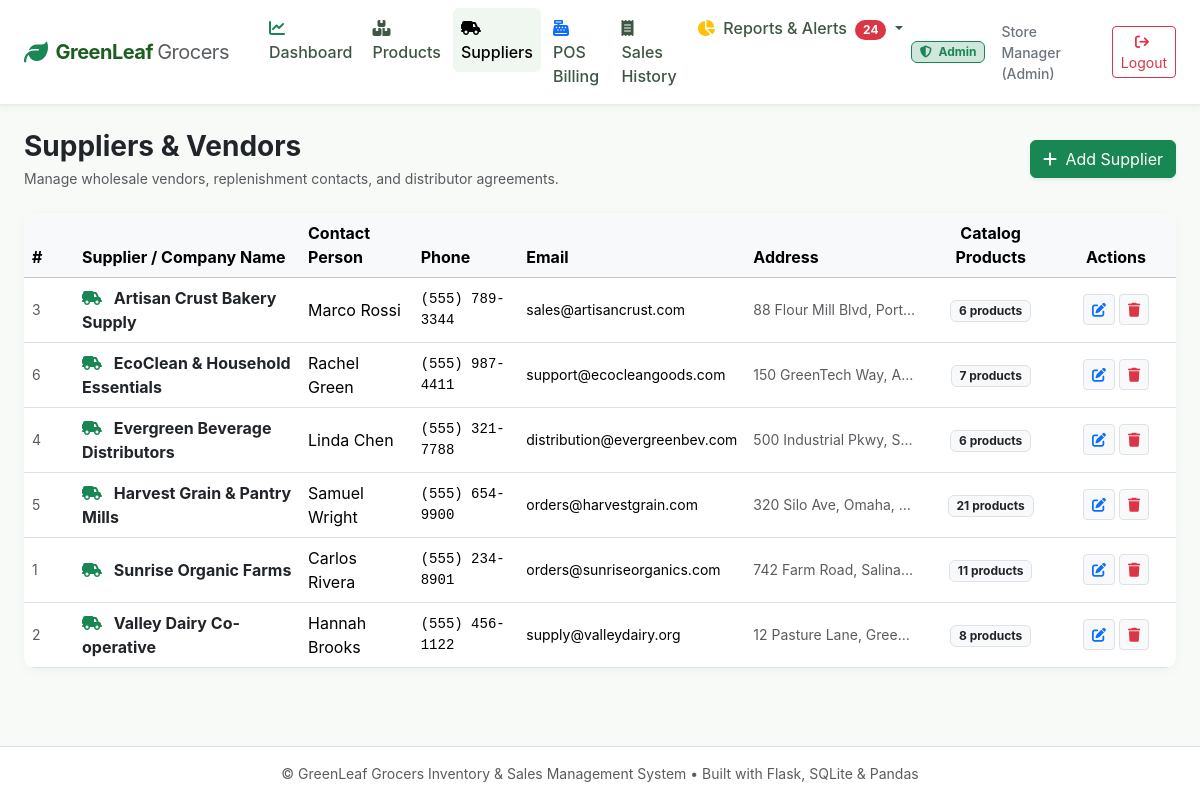
Screenshot of /suppliers/ (signed in) with the database file from the repository.
### app/models.py (models this page shows, shortened)
class User(db.Model):
    __tablename__ = 'users'
    user_id = db.Column(db.Integer, primary_key=True, autoincrement=True)
    username = db.Column(db.String(64), unique=True, nullable=False, index=True)
    password_hash = db.Column(db.String(256), nullable=False)
    role = db.Column(db.String(20), nullable=False, default='cashier')  # 'admin' or 'cashier'
    full_name = db.Column(db.String(100), nullable=False, default='')
    created_at = db.Column(db.DateTime, default=utc_now)
    sales = db.relationship('Sale', backref='cashier', lazy=True)
    @property
    def is_admin(self) -> bool:
        return self.role.lower() == 'admin'

class Supplier(db.Model):
    __tablename__ = 'suppliers'
    supplier_id = db.Column(db.Integer, primary_key=True, autoincrement=True)
    name = db.Column(db.String(120), nullable=False)
    phone = db.Column(db.String(30), nullable=True)
    email = db.Column(db.String(120), nullable=True)
    contact_person = db.Column(db.String(100), nullable=True)
    address = db.Column(db.Text, nullable=True)
    created_at = db.Column(db.DateTime, default=utc_now)
    products = db.relationship('Product', backref='supplier', lazy=True)

### app/routes/suppliers.py (the view)
@suppliers_bp.route('/')
@login_required
@role_required(['admin'])
def index():
    suppliers = Supplier.query.order_by(Supplier.name.asc()).all()
    return render_template('suppliers/index.html', suppliers=suppliers)

### app/routes/auth.py (called while the page is built)
def login_required(f):
    @wraps(f)
    def decorated_function(*args, **kwargs):
        if 'user_id' not in session:
            flash('Please log in to access this page.', 'warning')
            return redirect(url_for('auth.login', next=request.url))
        return f(*args, **kwargs)
    return decorated_function

def role_required(allowed_roles):
    def decorator(f):
        @wraps(f)
        def decorated_function(*args, **kwargs):
            if 'user_id' not in session:
                flash('Please log in first.', 'warning')
                return redirect(url_for('auth.login'))
            user = db.session.get(User, session['user_id'])
            if not user or user.role not in allowed_roles:
                flash(f'Access denied. Required role: {", ".join(allowed_roles)}.', 'danger')
                if user and user.role == 'cashier':
                    return redirect(url_for('billing.pos'))
                return redirect(url_for('auth.login'))
            return f(*args, **kwargs)
        return decorated_function
    return decorator

### app/templates/suppliers/index.html (shortened to what this page needs)
{% extends "base.html" %}
{% block content %}
<div class="d-flex flex-column flex-md-row justify-content-between align-items-md-center gap-3 mb-4">
    <div>
        <h1 class="h3 fw-bold text-dark mb-1">Suppliers & Vendors</h1>
        <p class="text-muted small mb-0">Manage wholesale vendors, replenishment contacts, and distributor agreements.</p>
    </div>
    <div>
        <a href="{{ url_for('suppliers.add') }}" class="btn btn-success shadow-sm">
            <i class="fa-solid fa-plus me-1"></i> Add Supplier
        </a>
    </div>
</div>
<div class="card stat-card p-0 overflow-hidden">
    <div class="table-responsive">
        <table class="table table-hover align-middle mb-0">
            <thead class="table-light">
                <tr>
                    <th style="width: 50px;">#</th>
                    <th>Supplier / Company Name</th>
                    <th>Contact Person</th>
                    <th>Phone</th>
                    <th>Email</th>
                    <th>Address</th>
                    <th class="text-center">Catalog Products</th>
                    <th class="text-center" style="width: 120px;">Actions</th>
                </tr>
            </thead>
            <tbody>
                {% for s in suppliers %}
                <tr>
                    <td class="text-muted small">{{ s.supplier_id }}</td>
                    <td class="fw-bold text-dark">
                        <i class="fa-solid fa-truck-field text-success me-2"></i> {{ s.name }}
                    </td>
                    <td>{{ s.contact_person or '-' }}</td>
                    <td class="font-monospace small">{{ s.phone or '-' }}</td>
                    <td class="small">{{ s.email or '-' }}</td>
                    <td class="small text-muted text-truncate" style="max-width: 180px;">{{ s.address or '-' }}</td>
                    <td class="text-center">
                        <span class="badge bg-light text-dark border">{{ s.products|length }} products</span>
                    </td>
                    <td class="text-center">
                        <div class="d-flex justify-content-center gap-1">
                            <a href="{{ url_for('suppliers.edit', supplier_id=s.supplier_id) }}" class="btn btn-sm btn-light border" title="Edit">
                                <i class="fa-solid fa-pen-to-square text-primary"></i>
                            </a>
                            <form method="POST" action="{{ url_for('suppliers.delete', supplier_id=s.supplier_id) }}" onsubmit="return confirm('Remove supplier {{ s.name }}?');" class="d-inline">
                                <button type="submit" class="btn btn-sm btn-light border" title="Delete">
                                    <i class="fa-solid fa-trash text-danger"></i>
                                </button>
                            </form>
                        </div>
                    </td>
                </tr>
                {% endfor %}
            </tbody>
        </table>
    </div>
</div>
{% endblock %}

### app/templates/base.html (shortened to what this page needs)
<!DOCTYPE html>
<html lang="en">
<head>
    <link href="https://cdn.jsdelivr.net/npm/bootstrap@5.3.3/dist/css/bootstrap.min.css" rel="stylesheet">
    <link rel="stylesheet" href="https://cdnjs.cloudflare.com/ajax/libs/font-awesome/6.5.1/css/all.min.css">
    <link rel="stylesheet" href="{{ url_for('static', filename='css/style.css') }}">
</head>
<body>
    <nav class="navbar navbar-expand-lg navbar-greenleaf sticky-top py-2">
        <div class="container-fluid px-4">
            <a class="navbar-brand d-flex align-items-center gap-2" href="{{ url_for('auth.index') }}">
                <i class="fa-solid fa-leaf text-success fs-4"></i>
                <span>GreenLeaf <span class="fw-normal text-muted">Grocers</span></span>
            </a>
            <div class="collapse navbar-collapse" id="navbarMain">
                {% if current_user %}
                <ul class="navbar-nav me-auto mb-2 mb-lg-0 ms-lg-3 gap-1">
                    {% if current_user.is_admin %}
                    <li class="nav-link-item">
                        <a class="nav-link {% if request.endpoint and request.endpoint.startswith('dashboard') %}active{% endif %}" href="{{ url_for('dashboard.index') }}">
                            <i class="fa-solid fa-chart-line me-1 text-success"></i> Dashboard
                        </a>
                    </li>
                    <li class="nav-link-item">
                        <a class="nav-link {% if request.endpoint and request.endpoint.startswith('products') %}active{% endif %}" href="{{ url_for('products.index') }}">
                            <i class="fa-solid fa-boxes-stacked me-1"></i> Products
                        </a>
                    </li>
                    <li class="nav-link-item">
                        <a class="nav-link {% if request.endpoint and request.endpoint.startswith('suppliers') %}active{% endif %}" href="{{ url_for('suppliers.index') }}">
                            <i class="fa-solid fa-truck-field me-1"></i> Suppliers
                        </a>
                    </li>
                    {% endif %}
                    <li class="nav-link-item">
                        <a class="nav-link {% if request.endpoint and request.endpoint == 'billing.pos' %}active{% endif %}" href="{{ url_for('billing.pos') }}">
                            <i class="fa-solid fa-cash-register me-1 text-primary"></i> POS Billing
                        </a>
                    </li>
                    <li class="nav-link-item">
                        <a class="nav-link {% if request.endpoint and request.endpoint == 'billing.sales_history' %}active{% endif %}" href="{{ url_for('billing.sales_history') }}">
                            <i class="fa-solid fa-receipt me-1"></i> Sales History
                        </a>
                    </li>
                    {% if current_user.is_admin %}
                    <li class="nav-item dropdown">
                        <a class="nav-link dropdown-toggle {% if request.endpoint and request.endpoint.startswith('reports') %}active{% endif %}" href="#" role="button" data-bs-toggle="dropdown">
                            <i class="fa-solid fa-chart-pie me-1 text-warning"></i> Reports & Alerts
                            {% if low_stock_count > 0 or near_expiry_count > 0 %}
                            <span class="badge bg-danger rounded-pill ms-1">{{ low_stock_count + near_expiry_count }}</span>
                            {% endif %}
                        </a>
                    </li>
                    {% endif %}
                </ul>
                <div class="d-flex align-items-center gap-3">
                    {% if current_user.is_admin %}
                    <span class="badge bg-success-subtle text-success border border-success px-2 py-1">
                        <i class="fa-solid fa-shield-halved me-1"></i> Admin
                    </span>
                    {% else %}
                    <span class="badge bg-primary-subtle text-primary border border-primary px-2 py-1">
                        <i class="fa-solid fa-user me-1"></i> Cashier
                    </span>
                    {% endif %}
                    <span class="text-secondary small fw-medium d-none d-md-inline">
                        {{ current_user.full_name or current_user.username }}
                    </span>
                    <a href="{{ url_for('auth.logout') }}" class="btn btn-outline-danger btn-sm" title="Log Out">
                        <i class="fa-solid fa-arrow-right-from-bracket me-1"></i> Logout
                    </a>
                </div>
                {% endif %}
            </div>
        </div>
    </nav>
    <main class="container-fluid px-4 py-4 flex-grow-1">
        {% block content %}{% endblock %}
    </main>
    <footer class="bg-white border-top py-3 mt-auto no-print">
        <div class="container-fluid px-4 text-center text-muted small">
            <span>&copy; GreenLeaf Grocers Inventory & Sales Management System • Built with Flask, SQLite & Pandas</span>
        </div>
    </footer>
</body>
</html>

### app/static/css/style.css (style rules this page uses)
:root { --brand-primary: #2e7d32; --brand-dark: #1b5e20; --brand-light: #4caf50; --brand-accent: #81c784; --brand-bg: #f8faf8; --brand-surface: #ffffff; --danger-red: #d32f2f; --warning-amber: #ed6c02; --info-blue: #0288d1; }
body { background-color: var(--brand-bg); font-family: -apple-system, BlinkMacSystemFont, "Segoe UI", Roboto, "Helvetica Neue", Arial, sans-serif; color: #2b3a2f; min-height: 100vh; display: flex; flex-direction: column; }
.navbar-brand { font-weight: 700; letter-spacing: -0.5px; color: var(--brand-dark) !important; }
.navbar-greenleaf { background: #ffffff; border-bottom: 2px solid #e8f0e8; box-shadow: 0 2px 8px rgba(0, 0, 0, 0.04); }
.nav-link { font-weight: 500; color: #3f5644; transition: all 0.2s; padding: 0.5rem 0.85rem; border-radius: 6px; }
.nav-link:hover, .nav-link.active { color: var(--brand-primary); background-color: #f0f7f0; }
.stat-card { border: none; border-radius: 12px; background: #ffffff; box-shadow: 0 2px 10px rgba(46, 125, 50, 0.06); transition: transform 0.2s, box-shadow 0.2s; }

### rows the page displays
User: full_name "Store Manager (Admin)"
Supplier: supplier_id "3", name "Artisan Crust Bakery Supply", contact_person "Marco Rossi", phone "(555) 789-3344", email "sales@artisancrust.com", address "88 Flour Mill Blvd, Port…", products|length "6"
Supplier: supplier_id "6", name "EcoClean & Household Essentials", contact_person "Rachel Green", phone "(555) 987-4411", email "support@ecocleangoods.com", address "150 GreenTech Way, A…", products|length "7"
Supplier: supplier_id "4", name "Evergreen Beverage Distributors", contact_person "Linda Chen", phone "(555) 321-7788", email "distribution@evergreenbev.com", address "500 Industrial Pkwy, S…", products|length "6"
Supplier: supplier_id "5", name "Harvest Grain & Pantry Mills", contact_person "Samuel Wright", phone "(555) 654-9900", email "orders@harvestgrain.com", address "320 Silo Ave, Omaha, NE", products|length "21"
Supplier: supplier_id "1", name "Sunrise Organic Farms", contact_person "Carlos Rivera", phone "(555) 234-8901", email "orders@sunriseorganics.com", address "742 Farm Road, Salina…", products|length "11"
Supplier: supplier_id "2", name "Valley Dairy Co-operative", contact_person "Hannah Brooks", phone "(555) 456-1122", email "supply@valleydairy.org", address "12 Pasture Lane, Gree…", products|length "8"

### other values shown
{{ low_stock_count + near_expiry_count }} "24"
